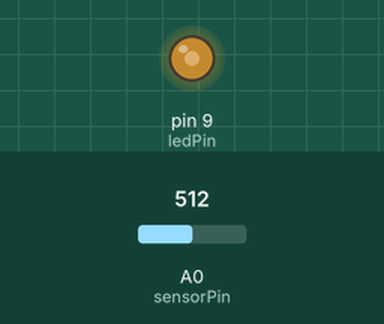
This sketch was run on a simulated Arduino Uno, built with avr-gcc and run on an emulated ATmega328P. Parts: output pins drawn as LEDs (lit = HIGH). Inputs (shaded band) come from the test bench; at power-on: A0 (sensorPin) = 512.

Above: at 1.2 s.
1.3 s: A0 (sensorPin) set to 716
At 1.6 s:
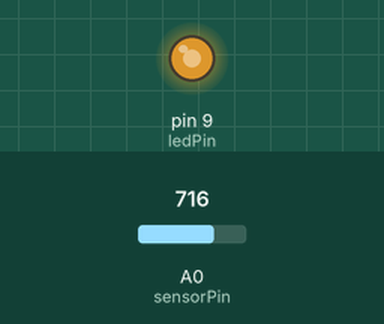
2.8 s: A0 (sensorPin) set to 900
At 4.0 s:
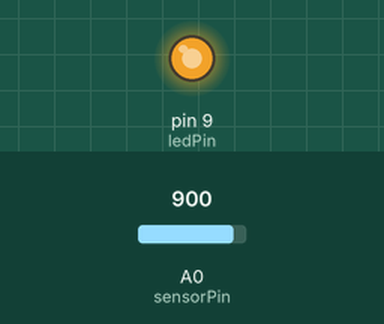
4.3 s: A0 (sensorPin) set to 122
At 5.1 s:
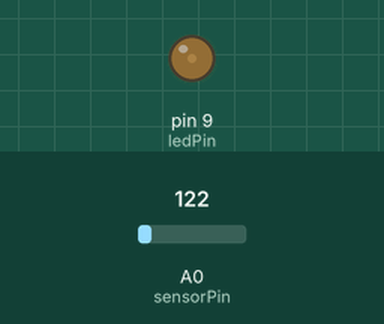
5.8 s: A0 (sensorPin) set to 0
At 6.3 s:
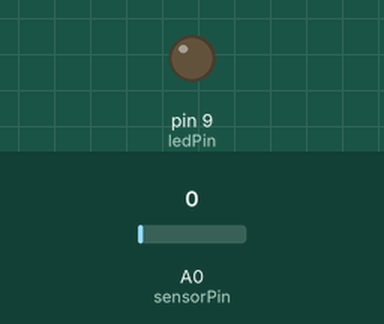
Timing chart, 0 to 8.3 s (numbered marks = the images above; inputs shaded):
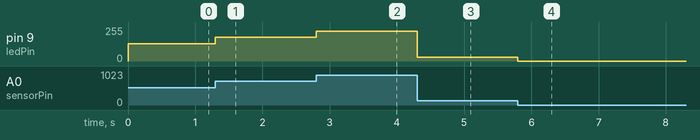

Measured:
- after the input at 1.3 s, pin 9 (ledPin): 128/255 → 179/255 at once
- after the input at 2.8 s, pin 9 (ledPin): 179/255 → 225/255 at once
- after the input at 4.3 s, pin 9 (ledPin): 225/255 → 30/255 at once
- after the input at 5.8 s, pin 9 (ledPin): 30/255 → 0/255 at once

The sketch:

potentiometer.ino
```cpp
int sensorPin = 0;
int ledPin = 9;
int sensorValue = 0;

void setup()
{
  pinMode(ledPin, OUTPUT);
}

void loop()
{
  sensorValue = analogRead(sensorPin) / 4;
  analogWrite(ledPin, sensorValue);
}
```
